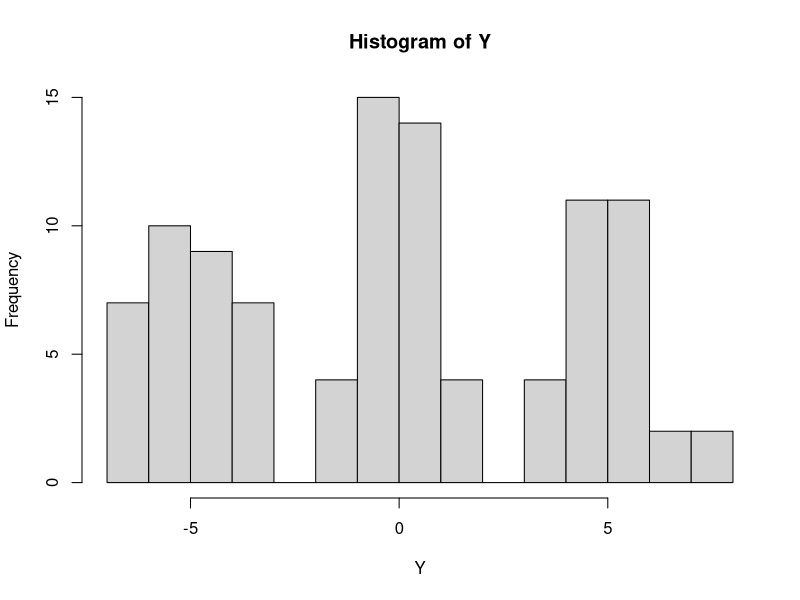
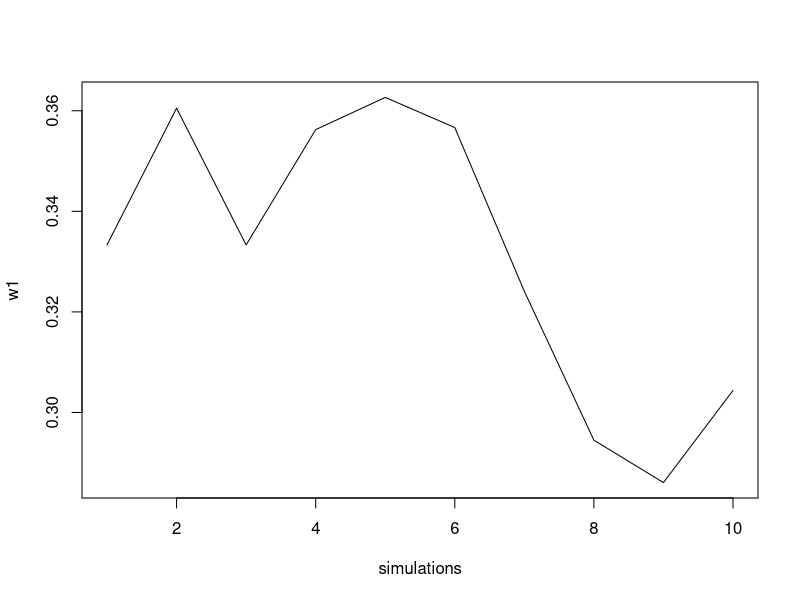
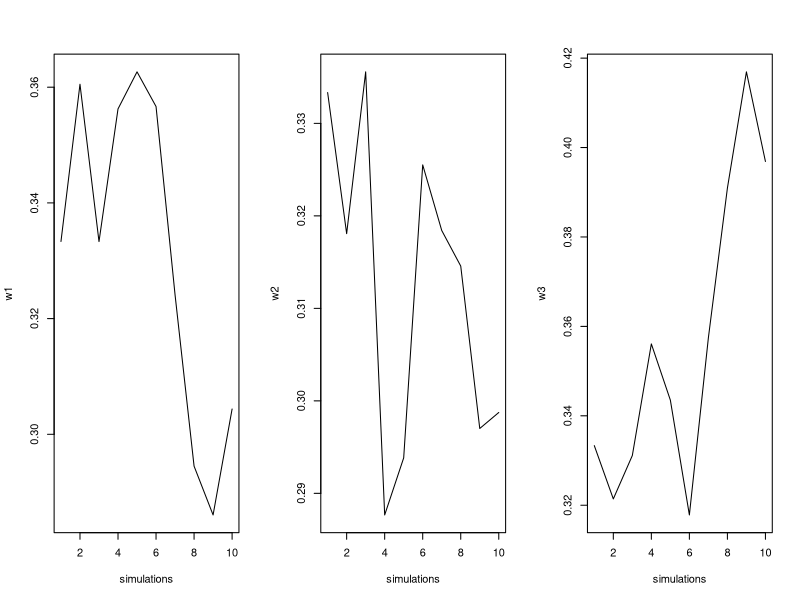
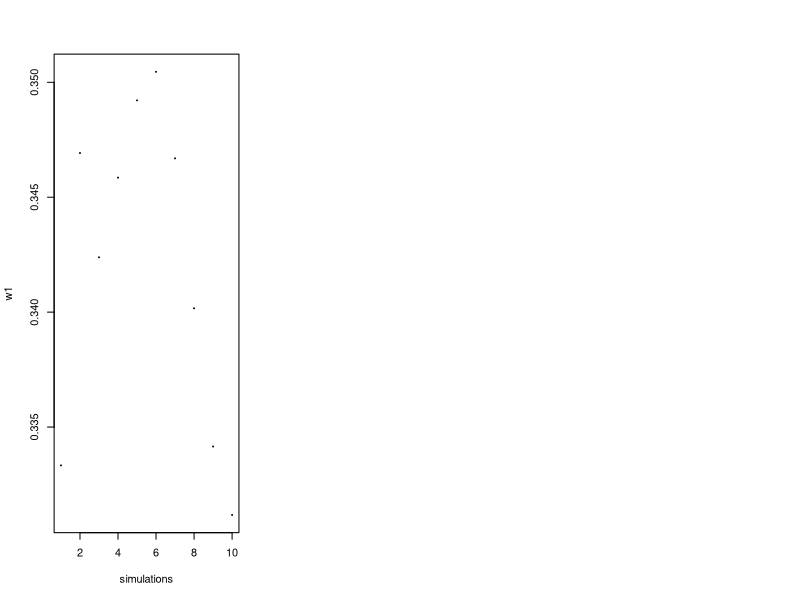
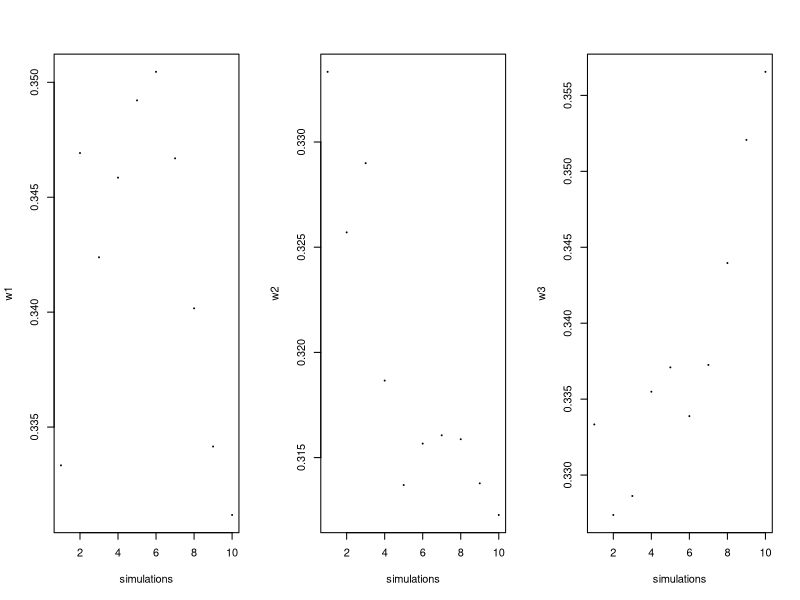

R code for these plots, in order:
## ---- chunk 1
knitr::opts_chunk$set(echo = TRUE, fig.width=4, fig.height=3, fig.align="center")
set.seed(1)
## ---- chunk 2
n = 100
mu = c(-5, 0, 5)
  
Z = sample(1:3, size=n, replace=TRUE)
Y = rnorm(n, mean=mu[Z], sd=1)

hist(Y, breaks=20)
## ---- chunk 3
# load libraries #
library(gtools)
library(pscl)
## ---- chunk 4
# set seed for reproducability #
set.seed(666)
# set number of simulations #
nsims = 10
# read in the data #
y = read.csv("Lab8Mixture.csv", header=FALSE)
## ---- chunk 5
# set matrix for w values #
w = matrix(0, nrow = nsims, ncol=3)
colnames(w) = c("w1", "w2", "w3")
## ---- chunk 6
# set inital values for w #
w[1,] = c(1/3,1/3,1/3)
# set matrix for w values #
mu_j = matrix(0, nrow = nsims, ncol=3)
colnames(mu_j) = c("mu1", "mu2", "mu3")
# set inital values for w #
mu_j[1,] = c(1,1,1)
## ---- chunk 7
# create vectors #
sigma0 = c()
e2 = c()
mu0 = c()
# set inital values #
sigma0[1] = 1
e2[1] = 1
mu0[1] = 1
## ---- chunk 8
# create matrix for z values #
z = matrix(0, ncol = nrow(y), nrow = nsims)
# set inital values for z #
z[1,] = sample(c(1,2,3), size = nrow(y), replace = TRUE)
## ---- chunk 9
  N_vals = c()
  S_vals = c()
  Y_vals = list()
## ---- chunk 10
# gibbs sampling #
for (sim in 2:nsims) {
  
  for (i in 1:3) { # find values for each category 
    N_vals[i] = sum(z[sim-1, ] == i)
    Y_vals[[i]] = which(z[sim-1, ] == i)
    S_vals[i] = sum((y[Y_vals[[i]], ] - mu_j[sim-1, i])^2)
  }
 
  w[sim,] = rdirichlet(n = 1, alpha = N_vals+1)  # sample w values 
  
  e2[sim] = rigamma(n = 1, alpha = (4+sum(N_vals))/2, # sample e2 values 
                    beta = sum(S_vals)/2)
  # sample mu0 values 
  mu0[sim] = rnorm(n = 1, 
              mean = ((1/((1/3) + (3 / sigma0[sim-1])))*
                        (sum(mu_j[sim-1, ]) / sigma0[sim-1])),
              sd = sqrt((1/((1/3) + (3 / sigma0[sim-1])))))
  sigma0[sim] = rigamma(n = 1, alpha = 3.5, # sample sigma0 values 
                        beta = (2 + ((sum((mu_j[sim-1, ] - mu0[sim])^2))/2)))
  for (g in 1:3) { # sample mu values 
    mu_j[sim, g] = rnorm(n = 1, mean = (((mu0[sim]/sigma0[sim]) + 
                                           (sum(y[Y_vals[[g]], ])/e2[sim])) * 
                                          (1 / ((1/sigma0[sim]) + (N_vals[g]/e2[sim])))),
                 sd = sqrt((1 / ((1/sigma0[sim]) + (N_vals[g]/e2[sim])))))
  }
  # sample z values 
  for(h in 1:nrow(y)) {
    prob_vals = w[sim, ]*dnorm(y[h,], mean = mu_j[sim, ], sd = sqrt(e2[sim]))
    z[sim, h] = sample(x = c(1,2,3), size = 1, replace = TRUE, 
                       prob =  prob_vals/sum(prob_vals))
  }
}
mixture_results = cbind(w, mu_j, e2, mu0, sigma0, z)
## ---- chunk 11
 plot(1:nrow(mixture_results), mixture_results[,1], 
       type = "l", xlab = "simulations", 
       ylab = colnames(mixture_results)[1])
## ---- chunk 12
# plot moving average trace plots of weights
par(mfrow=c(1,3))
for (i in 1:3) {
 plot(1:nrow(mixture_results), mixture_results[,i], 
       type = "l", xlab = "simulations", 
       ylab = colnames(mixture_results)[i])
}
## ---- chunk 13
# plot moving average trace plots 
  mov_avg = cumsum(mixture_results[,1])/(1:nrow(mixture_results))
  plot(1:length(mov_avg), mov_avg, cex = 0.1, 
       xlab = "simulations", ylab = colnames(mixture_results)[1])
## ---- chunk 14
# plot moving average trace plots of weights
par(mfrow=c(1,3))
for (i in 1:3) {
  mov_avg = cumsum(mixture_results[,i])/(1:nrow(mixture_results))
  plot(1:length(mov_avg), mov_avg, cex = 0.1, 
       xlab = "simulations", ylab = colnames(mixture_results)[i])
}
## ---- chunk 15
# calculate 95% credible intervals #
for (i in 1:9) {
  upper = quantile(mixture_results[,i], 0.975)
  lower = quantile(mixture_results[,i], 0.25)
  cat("The 95% credible interval for", 
      colnames(mixture_results)[i], "is between", 
      lower, "and", upper, "\n")
}
